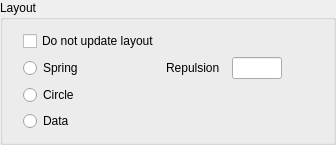
          <widget class="BoundGroupBox" name="layout">
           <property name="sizePolicy">
            <sizepolicy hsizetype="Preferred" vsizetype="Preferred">
             <horstretch>0</horstretch>
             <verstretch>0</verstretch>
            </sizepolicy>
           </property>
           <property name="title">
            <string>Layout</string>
           </property>
           <property name="flat">
            <bool>false</bool>
           </property>
           <layout class="QGridLayout" name="gridLayout_5">
            <property name="leftMargin">
             <number>20</number>
            </property>
            <item row="3" column="0">
             <widget class="QRadioButton" name="_2circle">
              <property name="sizePolicy">
               <sizepolicy hsizetype="Fixed" vsizetype="Fixed">
                <horstretch>0</horstretch>
                <verstretch>0</verstretch>
               </sizepolicy>
              </property>
              <property name="text">
               <string>Circle</string>
              </property>
             </widget>
            </item>
            <item row="1" column="0">
             <widget class="QRadioButton" name="_1spring">
              <property name="sizePolicy">
               <sizepolicy hsizetype="Fixed" vsizetype="Fixed">
                <horstretch>0</horstretch>
                <verstretch>0</verstretch>
               </sizepolicy>
              </property>
              <property name="text">
               <string>Spring</string>
              </property>
             </widget>
            </item>
            <item row="4" column="0">
             <widget class="QRadioButton" name="_3Data">
              <property name="sizePolicy">
               <sizepolicy hsizetype="Fixed" vsizetype="Fixed">
                <horstretch>0</horstretch>
                <verstretch>0</verstretch>
               </sizepolicy>
              </property>
              <property name="text">
               <string>Data</string>
              </property>
             </widget>
            </item>
            <item row="1" column="1">
             <widget class="QWidget" name="widgetDescriptivesMeanDiffConfidenceInterval" native="true">
              <property name="enabled">
               <bool>true</bool>
              </property>
              <property name="sizePolicy">
               <sizepolicy hsizetype="Fixed" vsizetype="Fixed">
                <horstretch>0</horstretch>
                <verstretch>0</verstretch>
               </sizepolicy>
              </property>
              <layout class="QGridLayout" name="gridLayout_15">
               <property name="leftMargin">
                <number>0</number>
               </property>
               <property name="topMargin">
                <number>0</number>
               </property>
               <property name="rightMargin">
                <number>0</number>
               </property>
               <property name="bottomMargin">
                <number>0</number>
               </property>
               <item row="0" column="1">
                <widget class="BoundTextBox" name="repulsion">
                 <property name="sizePolicy">
                  <sizepolicy hsizetype="Fixed" vsizetype="Fixed">
                   <horstretch>0</horstretch>
                   <verstretch>0</verstretch>
                  </sizepolicy>
                 </property>
                 <property name="maximumSize">
                  <size>
                   <width>50</width>
                   <height>16777215</height>
                  </size>
                 </property>
                </widget>
               </item>
               <item row="0" column="0">
                <widget class="QLabel" name="label_repulsion">
                 <property name="sizePolicy">
                  <sizepolicy hsizetype="Fixed" vsizetype="Fixed">
                   <horstretch>0</horstretch>
                   <verstretch>0</verstretch>
                  </sizepolicy>
                 </property>
                 <property name="text">
                  <string>Repulsion  </string>
                 </property>
                </widget>
               </item>
              </layout>
             </widget>
            </item>
            <item row="0" column="0">
             <widget class="BoundCheckBox" name="keepLayoutTheSame">
              <property name="text">
               <string>Do not update layout</string>
              </property>
             </widget>
            </item>
            <item row="1" column="2">
             <spacer name="horizontalSpacer_11">
              <property name="orientation">
               <enum>Qt::Horizontal</enum>
              </property>
              <property name="sizeHint" stdset="0">
               <size>
                <width>40</width>
                <height>20</height>
               </size>
              </property>
             </spacer>
            </item>
           </layout>
          </widget>
